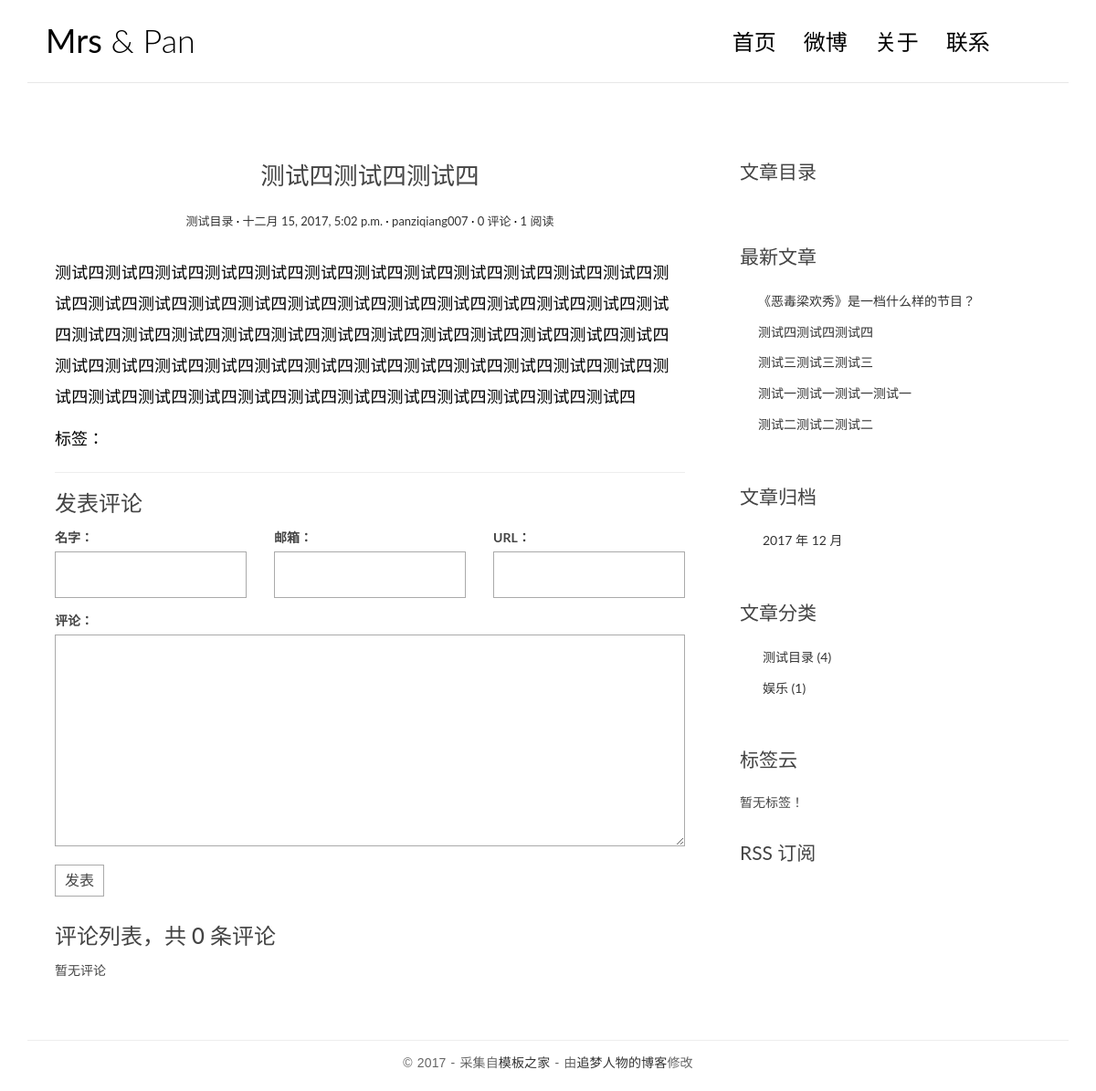
The app's page /post/4/ with its own data.
### blog/models.py (models this page shows, shortened)
@python_2_unicode_compatible
class Post(models.Model):
    title = models.CharField(max_length=70)
    body = models.TextField()
    created_time = models.DateTimeField()
    modified_time = models.DateTimeField()
    excerpt = models.CharField(max_length=200, blank=True)
    views = models.PositiveIntegerField(default=0)
    category = models.ForeignKey(Category)
    tags = models.ManyToManyField(Tag, blank=True)
    author = models.ForeignKey(User)
    def get_absolute_url(self):
        return reverse('blog:detail', kwargs={'pk': self.pk})
    class Meta:
        verbose_name = '文章'
        verbose_name_plural = verbose_name
        ordering = ['-created_time']
    def increase_views(self):
        self.views += 1
        self.save(update_fields=['views'])
    def save(self, *args, **kwargs):
        if not self.excerpt:
            md = markdown.Markdown(extensions=[
                'markdown.extensions.extra',
                'markdown.extensions.codehilite',
            ])
            self.excerpt = strip_tags(md.convert(self.body))[:54]
        super(Post, self).save(*args, **kwargs)

@python_2_unicode_compatible
class Category(models.Model):
    name = models.CharField(max_length=100)
    class Meta:
        verbose_name = '目录'
        verbose_name_plural = verbose_name

### blog/views.py (the view)
# urls.py: url(r'^post/(?P<pk>[0-9]+)/$', views.PostDetailView.as_view(), name='detail'),
class PostDetailView(DetailView):
    model = Post
    template_name = 'blog/detail.html'
    context_object_name = 'post'
    def get(self, request, *args, **kwargs):
        response = super(PostDetailView, self).get(request, *args, **kwargs)
        self.object.increase_views()
        return response
    def get_object(self, queryset=None):
        post = super(PostDetailView, self).get_object(queryset=None)
        md = markdown.Markdown(extensions=[
            'markdown.extensions.extra',
            'markdown.extensions.codehilite',
            TocExtension(slugify=slugify),
        ])
        post.body = md.convert(post.body)
        post.toc = md.toc
        return post
    def get_context_data(self, **kwargs):
        context = super(PostDetailView, self).get_context_data(**kwargs)
        form = CommentForm()
        comment_list = self.object.comment_set.all()
        context.update({
            'form': form,
            'comment_list': comment_list
        })
        return context

### comments/forms.py
class CommentForm(forms.ModelForm):
    class Meta:
        model = Comment
        fields = ['name', 'email', 'url', 'text']

### blog/templatetags/blog_tags.py (called while the page is built)
@register.simple_tag
def get_recent_posts(num=5):
    return Post.objects.all()[:num]

@register.simple_tag
def archives():
    return Post.objects.dates('created_time', 'month', order='DESC')

@register.simple_tag
def get_categories():
    return Category.objects.annotate(num_posts=Count('post')).filter(num_posts__gt=0)

@register.simple_tag
def get_tags():
    return Tag.objects.annotate(num_posts=Count('post')).filter(num_posts__gt=0)

### templates/blog/detail.html (shortened to what this page needs)
{% extends 'base.html' %}
{% block main %}
    <article class="post post-{{ post.pk }}">
        <header class="entry-header">
            <h1 class="entry-title">{{ post.title }}</h1>
            <div class="entry-meta">
                <span class="post-category">
                    <a href="{% url 'blog:category' post.category.pk %}">{{ post.category.name }}</a></span>
                <span class="post-date"><a href="#"><time class="entry-date"
                                                          datetime="{{ post.created_time }}">{{ post.created_time }}</time></a></span>
                <span class="post-author"><a href="#">{{ post.author }}</a></span>
                <span class="comments-link">
                    <a href="{{ post.get_absolute_url }}#comment-area">{{ post.comment_set.count }} 评论</a></span>
                <span class="views-count"><a href="#">{{ post.views }} 阅读</a></span>
            </div>
        </header>
        <div class="entry-content clearfix">
            {{ post.body|safe }}
            <div class="widget-tag-cloud">
                <ul>
                    标签：
                </ul>
            </div>
        </div>
    </article>
    <section class="comment-area" id="comment-area">
        <hr>
        <h3>发表评论</h3>
        <form action="{% url 'comments:post_comment' post.pk %}" method="post" class="comment-form">
            <div class="row">
                <div class="col-md-4">
                    <label for="{{ form.name.id_for_label }}">名字：</label>
                    {{ form.name }}
                </div>
                <div class="col-md-4">
                    <label for="{{ form.email.id_for_label }}">邮箱：</label>
                    {{ form.email }}
                </div>
                <div class="col-md-4">
                    <label for="{{ form.url.id_for_label }}">URL：</label>
                    {{ form.url }}
                </div>
                <div class="col-md-12">
                    <label for="{{ form.text.id_for_label }}">评论：</label>
                    {{ form.text }}
                    <button type="submit" class="comment-btn">发表</button>
                </div>
            </div>
        </form>
        <div class="comment-list-panel">
            <h3>评论列表，共 <span>{{ post.comment_set.count }}</span> 条评论</h3>
            <ul class="comment-list list-unstyled">
                {% for comment in comment_list %}
                    <li class="comment-item">
                        <span class="nickname">{{ comment.name }}</span>
                        <time class="submit-date"
                              datetime="{{ comment.created_time }}">{{ comment.created_time }}</time>
                        <div class="text">
                            {{ comment.text }}
                        </div>
                    </li>
                {% empty %}
                    暂无评论
                {% endfor %}
            </ul>
        </div>
    </section>
{% endblock main %}
{% block toc %}
    <div class="widget widget-content">
        <h3 class="widget-title">文章目录</h3>
    </div>
{% endblock toc %}

### templates/base.html (shortened to what this page needs)
{% load staticfiles %}
{% load blog_tags %}
<!DOCTYPE html>
<html>
<head>
    <link rel="stylesheet" href="http://code.ionicframework.com/ionicons/2.0.1/css/ionicons.min.css">
    <link rel="stylesheet" href="{% static 'blog/css/bootstrap.min.css' %}">
    <link rel="stylesheet" href="{% static 'blog/css/pace.css' %}">
    <link rel="stylesheet" href="{% static 'blog/css/custom.css' %}">
    <link rel="stylesheet" href="{% static 'blog/css/highlights/github.css' %}">
</head>
<body>
<div class="container">
    <header id="site-header">
        <div class="row">
            <div class="col-md-4 col-sm-5 col-xs-8">
                <div class="logo">
                    <h1><a href="{% url 'blog:index' %}"><b>Mrs</b> &amp; Pan</a></h1>
                </div>
            </div>
            <div class="col-md-8 col-sm-7 col-xs-4">
                <nav class="main-nav" role="navigation">
                    <div class="collapse navbar-collapse" id="bs-example-navbar-collapse-1">
                        <ul class="nav navbar-nav navbar-right">
                            <li class="cl-effect-11"><a href="{% url 'blog:index' %}" data-hover="首页">首页</a></li>
                            <li class="cl-effect-11"><a href="https://weibo.com/u/1770645505" data-hover="微博">微博</a></li>
                            <li class="cl-effect-11"><a href="#" data-hover="关于">关于</a></li>
                            <li class="cl-effect-11"><a href="#" data-hover="联系">联系</a></li>
                        </ul>
                    </div>
                </nav>
            </div>
        </div>
    </header>
</div>
<div class="content-body">
    <div class="container">
        <div class="row">
            <main class="col-md-8">
                {% block main %}
                {% endblock main %}
            </main>
            <aside class="col-md-4">
                {% block toc %}
                {% endblock toc %}
                <div class="widget widget-recent-posts">
                    <h3 class="widget-title">最新文章</h3>
                    {% get_recent_posts as recent_post_list %}
                    <ul>
                        {% for post in recent_post_list %}
                            <li>
                                <a href="{{ post.get_absolute_url }}">{{ post.title }}</a>
                            </li>
                        {% empty %}
                            暂无文章！
                        {% endfor %}
                    </ul>
                </div>
                <div class="widget widget-archives">
                    <h3 class="widget-title">文章归档</h3>
                    {% archives as date_list %}
                    <ul>
                        {% for date in date_list %}
                            <li>
                                <a href="{% url 'blog:archives' date.year date.month %}">{{ date.year }}
                                    年 {{ date.month }} 月</a>
                            </li>
                        {% empty %}
                            暂无归档！
                        {% endfor %}
                    </ul>
                </div>
                <div class="widget widget-category">
                    <h3 class="widget-title">文章分类</h3>
                    {% get_categories as category_list %}
                    <ul>
                        {% for category in category_list %}
                            <li>
                                <a href="{% url 'blog:category' category.pk %}">{{ category.name }} <span
                                        class="post-count">({{ category.num_posts }})</span></a>
                            </li>
                        {% empty %}
                            暂无分类！
                        {% endfor %}
                    </ul>
                </div>
                <div class="widget widget-tag-cloud">
                    <h3 class="widget-title">标签云</h3>
                    {% get_tags as tag_list %}
                    <ul>
                        {% for tag in tag_list %}
                            <li>
                                <a href="{% url 'blog:tag' tag.pk %}">{{ tag.name }}</a>
                            </li>
                        {% empty %}
                            暂无标签！
                        {% endfor %}
                    </ul>
                </div>
                <div class="rss">
                    <a href="{% url 'rss' %}"> RSS 订阅</a>
                </div>
            </aside>
        </div>
    </div>
</div>
<footer id="site-footer">
    <div class="container">
        <div class="row">
            <div class="col-md-12">
                <p class="copyright">&copy 2017 - 采集自<a href="http://www.cssmoban.com/"
                                                        target="_blank" title="模板之家">模板之家</a>
                    - 由<a href="http://zmrenwu.com/" title="网页模板" target="_blank">追梦人物的博客</a>修改
                </p>
            </div>
        </div>
    </div>
</footer>
</body>
</html>

### blog/static/blog/css/custom.css (style rules this page uses)
* { outline: none; }
h1, h2, h3, h4, h5, h6 { margin-top: 0; }
b { font-weight: 400; }
a { color: #333; }
body { color: #444; font-family: 'Lato', sans-serif; }
p { font-family: 'Ubuntu', sans-serif; font-weight: 400; word-spacing: 1px; letter-spacing: 0.01em; }
#site-header { background-color: #FFF; padding: 25px 20px; margin-bottom: 40px; border-bottom: 1px solid #e7e7e7; }
.logo h1 a { color: #000; }
.logo h1 { margin: 0; font-family: 'Lato', sans-serif; font-weight: 300; }
.main-nav { margin-top: 11px; max-width: 95%; }
.main-nav a { color: #000000 !important; padding: 0 0 5px 0 !important; margin-right: 30px; font-family: 'Lato', sans-serif; font-weight: 300; font-size: 24px; }
.cl-effect-11 a { padding: 10px 0; color: #0972b4; text-shadow: none; }
.cl-effect-11 a::before { position: absolute; top: 0; left: 0; overflow: hidden; padding: 0 0 5px 0 !important; max-width: 0; border-bottom: 1px solid #000; color: #000; content: attr(data-hover); white-space: nowrap; -webkit-transition: max-width 0.5s; -moz-transition: max-width 0.5s; transition: max-width 0.5s; }
.content-body { padding-bottom: 4em; }
.post { background: #fff; padding: 30px 30px 0; }
.entry-title { text-align: center; font-size: 1.9em; margin-bottom: 20px; line-height: 1.6; padding: 10px 20px 0; }
.entry-meta { text-align: center; color: #DDDDDD; font-size: 13px; margin-bottom: 30px; }
.entry-content { font-size: 18px; line-height: 1.9; font-weight: 300; color: #000; }
.post-category::after, .post-date::after, .post-author::after, .comments-link::after { content: ' ·'; color: #000; }
.widget { background: #fff; padding: 30px 0 0; }
.widget-title { font-size: 1.5em; margin-bottom: 20px; line-height: 1.6; padding: 10px 0 0; font-weight: 400; }
.widget-recent-posts ul { padding: 0; margin: 0; padding-left: 20px; }
.widget-recent-posts ul li { list-style-type: none; position: relative; line-height: 170%; margin-bottom: 10px; }
.widget-recent-posts ul li::before { content: '\f3d3'; font-family: "Ionicons"; position: absolute; left: -17px; top: 3px; font-size: 16px; color: #000; }
.widget-archives ul { padding: 0; margin: 0; padding-left: 25px; }
.widget-archives ul li { list-style-type: none; position: relative; line-height: 170%; margin-bottom: 10px; }
.widget-archives ul li::before { content: '\f3f3'; font-family: "Ionicons"; position: absolute; left: -25px; top: 1px; font-size: 16px; color: #000; }
.widget-category ul { padding: 0; margin: 0; padding-left: 25px; }
.widget-category ul li { list-style-type: none; position: relative; line-height: 170%; margin-bottom: 10px; }
.widget-category ul li::before { content: '\f3fe'; font-family: "Ionicons"; position: absolute; left: -25px; top: 1px; font-size: 18px; color: #000; }
.widget-tag-cloud ul { padding: 0; margin: 0; margin-right: -10px; }
.rss { font-size: 21px; margin-top: 30px; }
.rss a { color: #444; }
#site-footer { padding-top: 10px; padding: 0 0 1.5em 0; }
.copyright { text-align: center; padding-top: 1em; margin: 0; border-top: 1px solid #eee; color: #666; }
.contact-form input, .comment-form input { border: 1px solid #aaa; margin-bottom: 15px; width: 100%; padding: 15px 15px; font-size: 16px; line-height: 100%; transition: 0.4s border-color linear; }
.contact-form textarea, .comment-form textarea { border: 1px solid #aaa; margin-bottom: 15px; width: 100%; padding: 15px 15px; font-size: 16px; line-height: 20px !important; min-height: 183px; transition: 0.4s border-color linear; }
.comment-area { padding: 0 30px 0; }
.comment-form { margin-top: 15px; }
.comment-form .comment-btn { background-color: #fff; border: 1px solid #aaa; font-size: 16px; padding: 5px 10px; }
.comment-list-panel { margin-top: 30px; }
.comment-list { margin-top: 15px; }

### records on screen
Post: title "测试四测试四测试四", category.name "测试目录", created_time "十二月 15, 2017, 5:02 p.m.", author "panziqiang007", comment_set.count "0", views "1", body "测试四测试四测试四测试四测试四测试四测试四测试四测试四测试四测试四测试四测试四测试四测试四测试四测试四测试四测试四测试四测试四测试四测试四测试四测试四测试四测试四测试四测试四测试四测试四测试四测试四测试四测试四测试四测试四测试四测试四测试四测试四测试四测试四测试四测试四测试四测试四测试四测试四测试四测试四测试四测试四测试四测试四测试四测试四测试四测试四测试四测试四"
Post: title "《恶毒梁欢秀》是一档什么样的节目？"
Post: title "测试三测试三测试三"
Post: title "测试一测试一测试一测试一"
Post: title "测试二测试二测试二"
Category: name "测试目录", num_posts "4"
Category: name "娱乐", num_posts "1"

### other values on screen
{{ date.year }} "2017"
{{ date.month }} "12"
